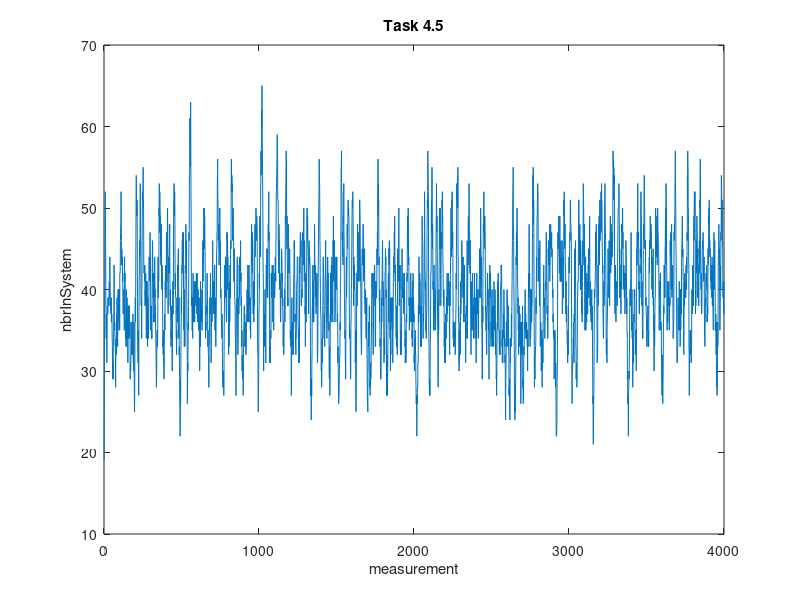

Source code (MATLAB): (Note: this script raises an error after producing the figure.)
A =[19
27
30
38
41
45
50
52
49
46
44
38
38
34
37
35
36
31
32
35
37
38
37
37
37
39
38
39
39
38
38
38
40
41
39
39
40
44
41
39
38
39
38
37
37
39
39
36
37
37
37
35
34
33
31
29
29
31
29
32
34
34
37
37
43
39
36
35
36
35
34
33
33
32
28
32
34
33
33
32
35
37
35
39
37
35
34
33
36
35
40
37
40
37
36
36
36
38
38
40
35
42
42
42
43
46
47
48
48
52
50
46
43
43
45
43
43
44
43
41
42
39
37
37
37
39
40
39
39
37
35
43
44
41
41
42
39
35
34
35
36
33
33
40
38
33
36
39
39
38
37
34
34
31
35
38
34
34
38
38
37
37
38
38
36
34
35
36
29
30
31
30
31
32
32
32
32
34
36
33
33
33
32
35
35
37
37
32
31
31
30
32
36
30
29
26
25
27
31
36
37
39
36
38
43
47
52
54
53
51
49
49
51
50
43
39
35
33
32
31
35
32
30
27
35
38
41
42
46
46
44
45
49
53
48
47
45
41
38
38
38
39
34
40
41
47
50
52
51
52
52
54
55
50
51
46
42
42
42
42
43
41
43
40
38
40
39
38
42
39
41
39
34
41
41
36
38
41
37
35
33
36
39
34
34
36
34
35
37
41
44
43
41
44
43
45
47
45
44
43
38
35
38
36
38
35
34
35
34
37
42
44
46
45
41
42
39
40
42
39
36
37
37
36
39
41
44
42
39
40
37
38
35
34
33
32
30
28
29
30
34
35
35
35
33
34
37
43
44
39
40
42
41
43
50
49
53
47
47
52
50
49
49
49
44
46
43
45
48
47
45
42
40
43
43
42
42
39
35
33
34
32
35
31
31
30
29
29
33
35
37
37
35
38
41
40
42
43
39
39
39
39
47
45
41
44
44
46
48
50
45
45
38
37
43
44
44
42
44
42
44
48
47
48
42
40
38
40
38
37
36
33
35
34
37
38
38
36
32
30
33
36
38
41
38
37
38
43
48
50
51
53
50
49
51
52
50
46
40
42
40
39
39
39
36
34
34
32
35
34
39
37
38
36
43
41
41
43
45
45
41
38
34
39
32
33
30
29
26
25
22
23
29
26
29
31
35
36
39
37
40
41
43
42
46
43
44
47
45
44
45
47
40
38
35
38
36
33
34
40
35
33
41
43
43
42
45
48
46
44
46
46
40
39
36
35
32
26
28
31
30
33
36
35
38
39
44
47
46
47
54
54
55
61
58
58
55
60
63
58
52
50
44
38
39
39
39
37
35
36
39
34
39
40
42
39
39
36
39
37
37
41
38
38
36
39
39
39
40
41
39
39
38
41
41
42
41
40
37
37
42
39
38
36
38
39
40
40
38
39
35
35
36
39
35
33
30
31
35
37
33
37
41
36
38
37
38
38
37
36
38
40
35
38
40
41
44
46
41
41
46
43
48
50
49
50
47
45
49
49
45
45
42
36
34
35
36
35
36
38
37
37
38
39
42
40
40
39
35
33
35
34
32
32
31
28
28
32
33
34
36
38
39
38
37
39
42
39
39
35
31
33
35
37
38
39
36
39
38
42
46
44
41
39
41
41
38
37
38
40
37
37
38
43
39
35
38
39
37
34
33
33
36
37
39
43
45
45
47
47
53
54
56
52
51
50
46
47
48
47
44
43
43
44
46
47
50
48
46
46
46
41
39
40
39
39
36
36
35
35
34
37
34
32
30
28
28
28
30
30
30
28
27
29
34
36
38
41
42
43
41
43
43
44
39
44
42
38
37
36
38
39
47
46
47
40
46
44
44
44
43
41
33
32
35
38
33
38
41
39
36
37
43
42
39
39
45
46
45
49
55
56
53
52
54
52
53
50
48
46
47
50
50
50
47
46
42
41
41
42
45
42
39
39
38
38
35
34
32
31
27
27
34
37
38
39
39
41
43
44
38
36
33
32
33
36
38
38
39
37
38
43
42
40
44
39
41
42
43
42
46
41
41
42
38
39
37
36
33
35
30
32
30
29
30
31
30
27
31
32
34
35
36
36
38
35
35
37
33
34
36
33
33
35
32
32
32
33
36
36
37
38
40
38
36
40
41
43
41
39
38
40
36
42
43
43
40
38
38
38
39
36
39
35
36
34
38
39
39
42
46
48
47
43
46
47
47
42
46
44
38
37
37
41
41
40
36
41
40
38
41
44
44
48
44
45
47
47
47
50
50
47
48
46
49
49
48
47
43
38
33
32
32
29
25
26
27
30
35
38
38
42
40
45
49
49
47
47
44
46
53
53
57
54
57
59
62
60
65
64
58
57
54
52
49
44
42
41
32
30
34
34
36
37
33
37
36
39
40
39
35
35
33
31
37
40
43
40
43
44
45
42
39
45
40
39
40
42
47
48
46
49
52
46
47
46
43
38
31
31
33
33
31
34
35
34
34
39
42
41
39
41
42
41
43
39
39
38
36
38
43
38
38
36
35
39
41
41
42
42
39
40
41
43
44
44
42
41
46
46
51
52
53
54
55
56
59
59
56
56
51
51
51
50
44
44
42
46
48
46
45
46
42
40
42
40
41
37
36
36
38
40
39
42
44
45
44
44
41
42
40
38
39
37
36
33
35
36
35
32
34
36
37
39
38
40
36
41
42
49
48
50
53
54
57
56
56
50
48
45
49
44
43
42
38
39
38
42
48
47
46
44
44
42
44
42
44
45
42
42
36
34
35
34
33
33
35
28
27
30
37
39
34
36
35
35
33
34
32
33
32
35
39
41
42
44
46
45
46
42
40
36
37
35
35
33
33
32
34
34
35
39
40
41
41
42
44
44
44
44
40
36
36
34
34
34
31
35
34
31
34
44
42
42
45
46
47
46
44
44
46
39
38
39
39
39
40
39
41
47
47
47
46
46
43
46
47
48
50
46
43
41
42
46
45
41
37
38
33
35
38
42
40
36
38
40
42
44
48
50
49
46
49
49
46
45
45
43
39
37
40
43
46
43
45
43
44
43
43
42
36
33
27
29
27
28
24
27
29
27
31
32
37
38
39
37
43
36
36
41
40
38
36
37
40
43
42
48
47
43
41
41
43
39
39
42
40
37
40
39
39
41
38
42
39
35
31
32
32
36
39
42
45
47
49
50
52
56
56
53
53
51
46
45
42
40
38
37
37
36
31
30
31
28
29
32
34
32
31
34
35
38
41
44
44
42
42
41
38
34
37
36
34
33
37
37
40
42
44
46
44
42
41
41
38
36
36
34
35
36
36
38
44
42
40
42
41
40
38
35
36
32
30
29
33
30
27
29
31
37
36
42
37
39
36
41
43
40
43
37
44
37
38
38
39
36
41
46
44
49
41
43
43
46
45
46
42
42
38
36
37
37
40
41
42
44
42
40
44
40
43
44
41
39
36
37
37
35
31
33
30
29
28
26
27
27
28
29
31
31
32
32
36
35
41
41
42
46
50
55
55
57
53
52
52
49
46
47
45
44
45
43
46
49
48
49
53
47
46
43
39
39
36
34
35
35
31
31
29
33
38
39
43
44
39
41
43
44
48
46
45
48
48
50
51
49
49
50
49
49
47
41
37
34
35
35
34
34
32
30
29
30
36
36
38
40
41
44
46
49
50
51
50
50
52
50
49
44
41
38
43
44
40
43
40
41
42
40
40
38
31
32
35
29
26
25
29
31
33
39
42
41
38
40
45
48
45
47
45
41
41
42
44
47
46
41
42
46
51
51
50
49
47
43
41
41
40
35
34
33
32
33
37
43
43
45
43
44
44
45
47
48
46
43
41
43
45
44
42
43
45
40
38
38
37
40
38
37
38
38
34
37
35
36
39
34
32
30
26
26
26
25
30
30
34
33
36
36
36
35
37
38
36
33
28
29
27
29
30
31
29
29
30
33
34
36
39
40
42
40
42
42
39
40
37
34
32
36
35
42
41
41
41
40
43
43
42
38
41
33
33
33
39
39
41
41
41
39
40
41
45
43
44
47
44
50
53
56
49
53
50
51
46
43
44
39
38
36
40
36
33
34
32
29
29
29
29
31
34
35
39
36
41
41
43
45
46
43
40
41
38
40
38
39
35
31
31
34
33
33
32
37
42
42
43
45
43
44
43
39
40
35
27
27
29
29
32
27
28
30
31
34
37
41
42
39
36
45
43
45
46
44
45
39
35
34
39
30
34
33
32
35
36
37
38
39
36
39
36
35
39
34
31
35
35
38
42
42
44
43
42
44
47
44
49
47
43
43
41
43
39
39
38
38
34
38
35
33
35
34
35
32
37
42
45
42
43
42
42
41
44
50
45
41
38
39
41
43
40
43
39
33
32
34
33
35
32
33
35
36
41
44
45
42
42
39
40
39
42
42
39
40
37
38
39
39
38
42
39
37
35
33
34
31
33
34
35
31
33
36
37
36
36
41
42
41
45
49
46
46
45
50
50
47
43
44
43
38
39
35
37
36
39
38
36
37
38
39
42
40
40
37
36
37
39
39
34
35
33
36
41
40
40
42
41
36
39
38
36
37
31
32
30
31
33
34
32
35
34
32
32
29
28
26
26
27
27
22
25
27
26
28
28
28
31
31
31
38
38
36
41
44
43
42
37
39
42
41
41
41
37
33
34
35
38
36
35
33
38
40
44
48
49
47
46
46
42
37
34
37
36
36
38
38
40
44
46
52
49
45
42
42
40
41
40
35
36
35
34
36
37
37
39
47
48
51
50
52
57
56
54
52
51
42
36
34
33
29
28
27
29
29
27
30
33
35
37
42
42
42
44
50
51
47
53
55
54
47
45
48
47
41
40
41
39
35
37
40
43
43
39
37
37
38
35
40
39
37
35
36
41
44
48
49
53
50
47
49
48
42
39
37
35
33
29
28
31
38
35
40
38
43
44
49
47
50
49
45
50
46
47
42
38
41
45
46
45
47
45
47
51
50
52
48
49
44
43
42
39
39
38
39
40
38
33
34
36
31
33
34
31
35
32
32
37
36
34
35
38
39
38
36
41
42
37
38
40
40
39
41
41
42
40
38
38
38
40
39
35
32
41
39
38
40
42
44
44
49
50
49
44
46
51
50
51
52
50
45
46
47
43
38
34
36
34
33
34
33
34
33
34
35
36
34
35
32
34
34
36
37
38
42
40
48
48
53
51
52
50
53
54
50
55
44
44
38
36
38
37
31
30
35
31
33
34
35
36
32
33
37
41
37
38
39
39
42
41
46
46
44
43
44
41
43
41
39
44
40
41
40
36
37
41
40
42
43
38
38
36
36
37
37
31
33
36
34
37
38
37
37
39
42
46
41
34
40
42
43
44
48
49
43
43
47
53
50
47
47
47
43
42
43
46
41
38
36
33
32
35
37
37
41
35
40
40
41
41
42
39
35
38
36
38
36
34
35
39
37
37
42
40
37
36
34
36
36
36
39
39
33
31
33
35
41
42
39
40
38
37
39
38
39
38
35
34
37
37
39
40
39
41
41
45
42
40
39
39
39
43
50
46
46
41
44
44
40
36
35
33
29
31
34
38
36
43
43
48
48
47
50
52
49
47
49
45
48
49
47
47
42
40
40
37
38
35
37
33
33
32
35
37
37
41
42
41
39
38
40
39
37
35
36
32
29
34
39
42
41
43
42
40
39
42
41
40
37
33
36
34
35
37
38
39
40
36
33
35
36
38
37
38
35
34
33
35
41
39
37
35
37
38
40
40
39
37
32
36
35
33
31
29
30
27
29
32
35
35
35
38
41
40
38
42
40
40
37
35
35
35
33
32
33
35
35
32
36
38
40
40
41
41
43
43
42
43
39
37
33
34
31
35
32
31
34
35
34
37
37
35
40
38
37
35
34
33
34
31
32
30
25
24
29
30
31
35
36
35
33
35
40
40
38
39
38
34
33
34
36
38
34
32
32
27
28
27
29
26
25
24
28
34
31
34
33
34
33
33
37
37
34
37
40
41
44
46
46
51
52
53
55
48
48
46
41
39
38
33
27
25
25
24
26
25
26
28
29
32
40
44
43
47
44
47
48
50
47
46
42
40
40
37
39
35
36
32
35
36
37
38
36
37
33
37
34
36
36
34
30
26
27
30
34
32
36
35
34
32
33
37
38
34
28
29
27
26
26
29
31
33
32
33
36
35
35
38
38
40
39
35
37
37
34
35
34
35
36
34
34
35
33
33
33
30
35
33
33
36
39
41
42
39
47
48
44
40
42
39
34
33
35
40
34
35
35
40
37
36
40
36
38
38
38
42
46
47
51
54
50
55
49
48
51
47
41
38
32
28
32
30
29
29
32
32
33
33
34
39
37
39
43
44
41
47
49
49
51
51
53
52
52
48
44
41
43
45
45
43
40
39
38
44
46
42
37
33
35
35
36
35
34
30
31
30
34
35
31
28
31
32
34
32
31
34
38
38
41
43
39
38
39
39
38
38
34
36
36
40
41
41
40
43
44
47
47
44
41
38
37
37
38
36
36
34
35
38
45
44
43
46
43
43
44
46
46
48
41
43
44
45
46
47
48
45
47
45
46
46
47
44
44
45
44
42
41
39
40
36
37
35
35
35
34
35
29
31
31
35
32
35
34
32
31
28
31
31
28
23
22
22
22
23
24
29
29
32
36
42
47
45
45
45
48
49
49
46
44
44
42
45
46
49
44
41
44
41
41
45
46
44
42
41
43
44
43
46
46
37
38
38
40
40
43
44
40
39
46
51
49
52
49
49
45
46
47
48
43
43
42
37
38
40
41
36
38
38
38
35
34
33
33
31
31
35
33
32
35
38
38
42
44
42
42
43
45
46
47
46
50
51
50
48
48
47
47
46
38
37
33
29
26
30
31
30
31
32
32
32
34
32
36
34
31
37
37
36
45
43
40
44
45
45
46
38
33
33
29
30
31
31
29
28
30
32
36
39
39
41
41
41
41
47
48
51
51
46
44
43
47
46
48
43
45
43
40
46
45
44
40
40
41
43
38
37
39
36
41
42
44
46
44
46
53
52
51
49
46
43
46
48
45
40
35
35
36
39
40
44
40
35
39
37
37
37
36
42
37
37
41
41
37
40
41
39
43
40
45
42
39
42
43
44
44
49
45
40
38
39
41
38
37
37
36
36
39
38
39
40
35
36
38
36
32
29
26
27
22
21
24
26
27
29
33
37
40
39
39
39
40
41
42
45
47
45
43
45
48
46
45
43
38
35
31
33
32
33
38
43
41
38
45
47
48
44
49
48
44
43
49
51
46
46
47
48
48
49
52
52
47
51
53
51
51
50
46
45
43
42
43
37
37
35
34
36
40
41
38
39
40
44
50
51
53
50
48
47
46
44
41
39
33
32
32
34
32
31
36
36
37
39
41
43
45
44
43
41
39
39
44
46
42
41
38
40
42
46
48
49
44
42
46
47
48
45
43
44
46
45
47
44
45
46
46
51
57
56
55
56
51
55
53
53
54
51
44
40
38
37
43
40
43
42
37
36
38
40
40
41
41
40
38
38
40
42
44
46
48
50
50
50
50
50
53
52
49
48
43
39
40
43
39
41
39
39
39
37
38
45
40
41
48
47
48
47
48
50
50
45
47
44
40
40
43
41
43
41
42
39
39
41
39
37
38
42
42
41
40
46
45
44
43
41
37
39
35
35
34
29
30
26
26
27
26
22
25
28
28
30
29
32
32
35
38
40
40
39
38
38
41
41
46
47
42
38
35
36
40
38
34
36
32
28
29
31
33
32
31
35
37
36
37
40
39
40
40
37
35
34
32
33
35
34
35
32
30
39
40
41
45
43
47
45
49
53
53
46
47
47
46
47
40
41
39
37
37
40
41
39
43
42
45
44
45
51
52
51
49
49
41
41
38
41
41
37
34
35
34
36
39
45
47
48
48
46
51
54
54
50
50
45
46
46
45
46
43
40
38
39
37
37
36
35
33
33
36
35
35
36
37
38
34
33
35
34
33
36
41
43
44
42
46
45
46
47
49
48
46
45
45
48
47
47
45
43
44
40
44
41
41
40
39
41
44
45
38
39
35
36
32
30
36
37
33
34
37
39
39
39
47
50
47
45
44
44
44
46
45
49
44
43
44
47
50
48
47
47
46
45
45
44
40
37
35
37
38
37
41
39
40
42
42
38
35
36
36
36
33
32
29
28
27
29
32
28
29
26
29
29
32
35
36
38
37
39
43
40
39
42
43
39
45
45
48
50
43
49
53
52
50
48
43
42
38
35
40
41
38
36
39
39
39
38
39
40
41
38
36
35
37
38
39
38
39
46
44
44
46
47
41
40
40
47
48
42
39
41
41
41
40
43
41
37
34
35
35
36
36
42
47
46
48
47
49
49
53
54
57
54
51
50
45
44
42
38
38
35
32
31
31
31
33
33
33
38
39
36
36
35
38
36
36
41
41
38
35
39
36
33
34
38
40
35
39
40
39
37
41
45
45
46
47
49
45
44
44
45
42
41
39
35
33
32
36
39
39
38
42
41
39
40
41
41
41
39
42
43
40
40
40
44
42
43
47
46
54
51
57
55
55
50
50
48
44
43
33
32
27
30
32
33
33
35
32
33
32
35
34
34
31
32
33
33
39
40
39
37
39
40
43
41
42
42
38
38
43
47
49
46
50
52
51
49
50
52
47
41
37
41
38
38
42
46
46
42
45
49
47
47
43
45
43
39
40
43
39
40
41
38
42
45
44
46
42
43
51
50
54
56
53
44
42
41
40
42
38
39
37
38
40
43
45
45
46
45
46
47
46
44
41
41
41
42
44
39
36
34
34
33
36
36
38
39
38
42
42
42
42
40
40
43
40
36
37
36
38
37
39
45
43
44
44
49
48
50
48
51
47
45
46
44
45
45
43
41
41
42
42
40
43
41
41
39
40
44
42
38
40
43
39
38
37
35
41
41
45
47
47
41
40
43
46
44
41
39
35
36
35
37
36
32
33
36
34
28
31
27
28
29
33
36
33
34
38
43
45
45
47
48
46
46
43
45
39
35
35
37
40
43
41
40
47
46
49
54
53
52
49
47
51
51
46
45
45
40
39
41
40
39
37
40
41];
X = linspace(1,4000,4000);
figure(1)
plot(X,A)
xlabel('measurement');
ylabel('nbrInSystem');
title('Task 4.5');
figure(2)
corr(A,1000)